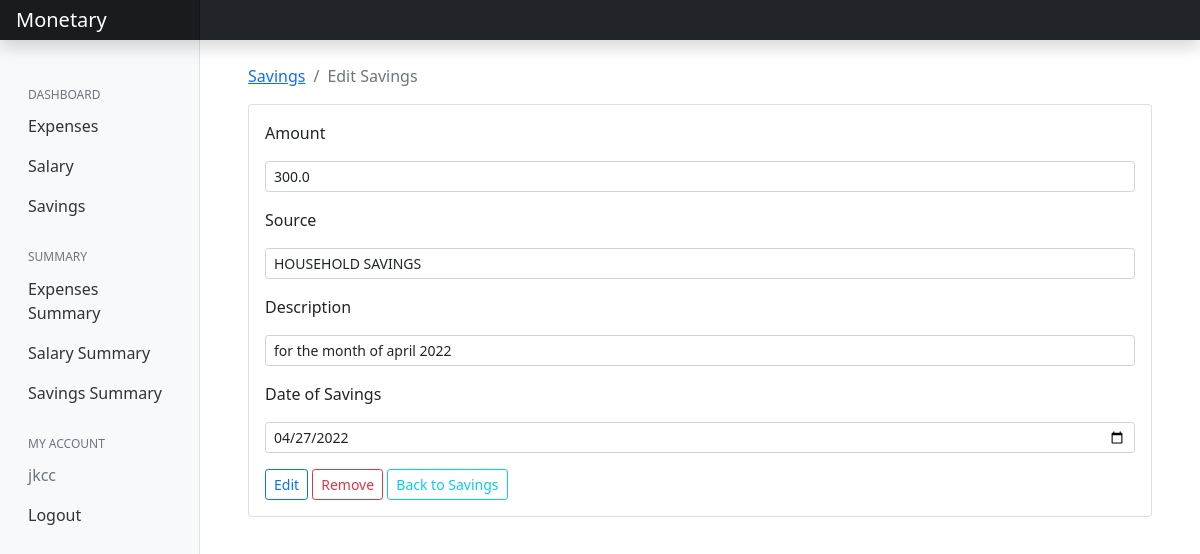
/saving/edit-saving/2 (signed in), run on the app's committed database.
### saving/models.py (models this page shows, shortened)
class Saving(models.Model):
    amount = models.FloatField()
    date = models.DateField(default=now)
    description = models.TextField()
    owner = models.ForeignKey(to=User, on_delete=models.CASCADE)
    source = models.CharField(max_length=200)
    class Meta:
        ordering = ['-date']

### saving/views.py (the view, shortened to what this page needs)
# urls.py: path('edit-saving/<int:id>', views.saving_edit, name="saving-edit"),
@login_required(login_url='/accounts/login')
def saving_edit(request, id):
    saving = Saving.objects.get(pk=id)
    sources = Source.objects.all()
    context = {
        'saving': saving,
        'values': saving,
        'sources': sources
    }
    if request.method == 'GET':
        return render(request, 'saving/edit-saving.html', context)

### saving/templates/saving/edit-saving.html (shortened to what this page needs)
{% extends 'base.html' %}
{% block content %}
<div class="container mt-4">
    <nav aria-label="breadcrumb">
        <ol class="breadcrumb">
            <li class="breadcrumb-item"><a href="{% url 'saving' %}">Savings</a></li>
            <li class="breadcrumb-item active" aria-current="page">Edit Savings</li>
        </ol>
    </nav>
    <div class="card">
        <div class="card-body">
            <form action="{% url 'saving-edit' saving.id %}" method="post">
                <div class="form-group">
                    <label for="" class="mb-3">Amount</label>
                    <input type="number" class="form-control form-control-sm mb-3" name="amount" value="{{values.amount}}">
                </div>
                <div class="form-group">
                    <label for="" class="mb-3">Source</label>
                    <select class="form-control form-control-sm mb-3" name="source">
                        <option selected name="source" value="{{values.source}}">{{values.source}}</option>
                    </select>
                </div>
                <div class="form-group">
                    <label for="" class="mb-3">Description</label>
                    <input type="text" class="form-control form-control-sm mb-3" name="description"
                        value="{{values.description}}">
                </div>
                <div class="form-group">
                    <label for="" class="mb-3">Date of Savings</label>
                    <input type="date" class="form-control form-control-sm mb-3" name="saving_date" value="{{values.date | date:'Y-m-d'}}">
                </div>
                <input type="submit" value="Edit" class="btn btn-outline-primary btn-sm mr-2">
                <a href="{% url 'delete-saving' saving.id %}" class="btn btn-outline-danger btn-sm">Remove</a>
                <a href="{% url 'saving' %}" class="btn btn-outline-info btn-sm align-right float-right mr-auto">Back to Savings</a>
            </form>
        </div>
    </div>
</div>
{% endblock %}

### templates/base.html (shortened to what this page needs)
{% load static %}
<!doctype html>
<html lang="en">
<head>
    <link href="{% static 'css/main.css' %}" rel="stylesheet">
    <link href="https://cdn.jsdelivr.net/npm/bootstrap@5.0.2/dist/css/bootstrap.min.css" rel="stylesheet"
>
</head>
<body>
    <header class="navbar navbar-dark bg-dark sticky-top flex-md-nowrap p-0 shadow">
        <a class="navbar-brand col-md-3 col-lg-2 me-0 px-3" href="{% url 'expenses' %}">Monetary</a>
    </header>
    <div class="container-fluid">
        <div class="row">
            <nav id="sidebarOption" class="col-md-3 col-lg-2 d-md-block bg-light sidebar collapse">
                <div class="position-sticky pt-3">
                    <ul class="nav flex-column">
                        <h6
                            class="sidebar-heading d-flex justify-content-between align-items-center px-3 mt-4 mb-1 text-muted">
                            <span>Dashboard</span>
                        </h6>
                        <li class="nav-item">
                            <a class="nav-link" href="{% url 'expenses' %}">
                                Expenses
                            </a>
                        </li>
                        <li class="nav-item">
                            <a class="nav-link" href="{% url 'salary' %}">
                                Salary
                            </a>
                        </li>
                        <li class="nav-item">
                            <a class="nav-link" href="{% url 'saving' %}">
                                Savings
                            </a>
                        </li>
                    </ul>
                    <h6
                        class="sidebar-heading d-flex justify-content-between align-items-center px-3 mt-4 mb-1 text-muted">
                        <span>Summary</span>
                    </h6>
                    <ul class="nav flex-column mb-2">
                        <li class="nav-item">
                            <a class="nav-link" href="{% url 'stats' %}">
                                Expenses Summary
                            </a>
                        </li>
                        <li class="nav-item">
                            <a class="nav-link" href="{% url 'salary-stats' %}">
                                Salary Summary
                            </a>
                        </li>
                        <li class="nav-item">
                            <a class="nav-link" href="{% url 'saving-stats' %}">
                                Savings Summary
                            </a>
                        </li>
                    </ul>
                    <h6
                        class="sidebar-heading d-flex justify-content-between align-items-center px-3 mt-4 mb-1 text-muted">
                        <span>My Account</span>
                    </h6>
                    <ul class="nav flex-column mb-2">
                        {% if user.is_authenticated %}
                            <li class="nav-item">
                                <a class="nav-link disabled" href="#">{{ request.user.username }}</a>
                            </li>
                            <li class="nav-item">
                                <a class="nav-link" href="{% url 'account_logout' %}">Logout</a>
                            </li>
                        {% endif %}
                    </ul>
                </div>
            </nav>
            <main class="col-md-9 ms-sm-auto col-lg-10 px-md-4">
                {% block content %}
                {% endblock %}
            </main>
        </div>
    </div>
</body>
</html>

### static/css/main.css (style rules this page uses)
body { font-size: .875rem; }
.sidebar { position: fixed; top: 0; bottom: 0; left: 0; z-index: 100; padding: 48px 0 0; box-shadow: inset -1px 0 0 rgba(0, 0, 0, .1); }
.sidebar .nav-link { font-weight: 500; color: #333; }
.sidebar-heading { font-size: .75rem; text-transform: uppercase; }
.navbar-brand { padding-top: .75rem; padding-bottom: .75rem; font-size: 1rem; background-color: rgba(0, 0, 0, .25); box-shadow: inset -1px 0 0 rgba(0, 0, 0, .25); }

### data on the page
Saving: amount "300.0", source "HOUSEHOLD SAVINGS", description "for the month of april 2022", saving_date "04/27/2022"

### other printed values
{{ request.user.username }} "jkcc"
